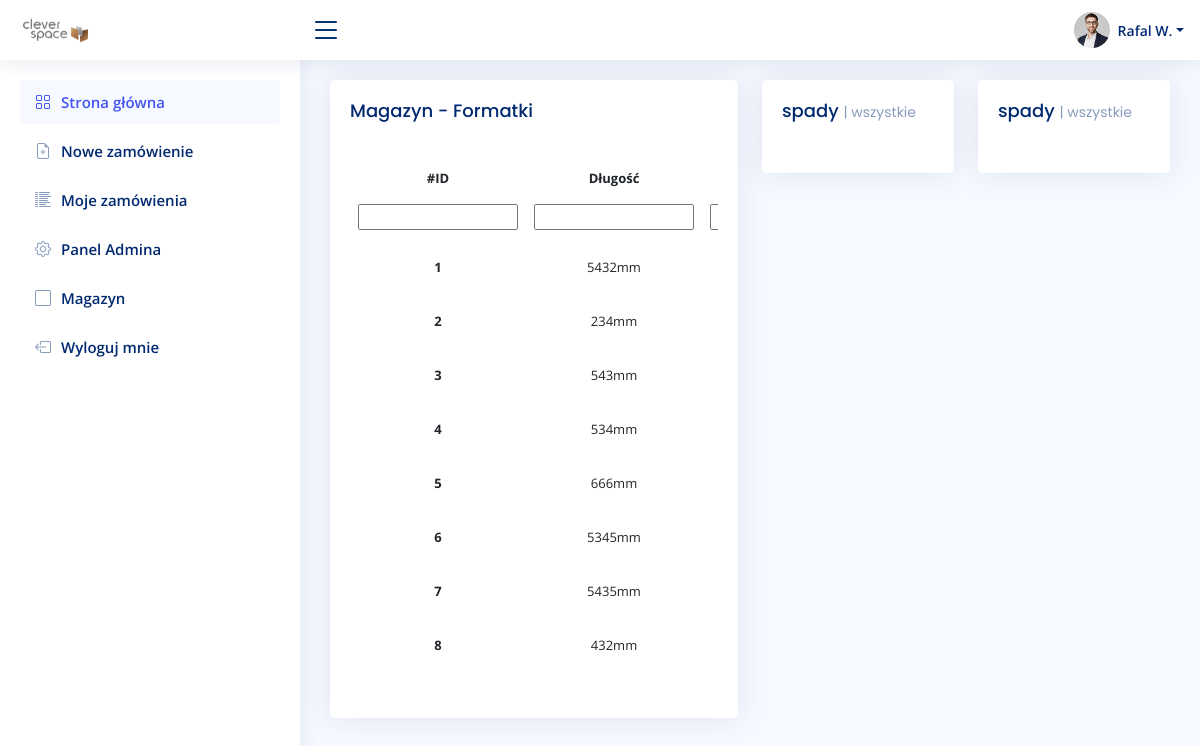
/stock/ (signed in), run on the app's committed database.
### account/models.py (models this page shows, shortened)
class UserBase(AbstractBaseUser, PermissionsMixin):
    email = models.EmailField(unique=True)
    first_name = models.CharField(max_length=150, blank=True)
    last_name = models.CharField(max_length=150, blank=True)
    phone_number = models.CharField(max_length=15, blank=True)
    postcode = models.CharField(max_length=12, blank=True)
    address_line_1 = models.CharField(max_length=150, blank=True)
    address_line_2 = models.CharField(max_length=150, blank=True)
    town_city = models.CharField(max_length=150, blank=True)
    is_active = models.BooleanField(default=True)
    is_staff = models.BooleanField(default=False)
    created = models.DateTimeField(auto_now_add=True)
    updated = models.DateTimeField(auto_now=True)
    objects = CustomAccountManager()
    USERNAME_FIELD = 'email'
    REQUIRED_FIELDS = ['first_name', 'last_name']
    class Meta:
        verbose_name = "Konto"
        verbose_name_plural = "Konta"

### stock/models.py (models this page shows, shortened)
class Stock(models.Model):
    stock_id = models.CharField(max_length=255, blank=True, null=True, unique=True)
    length = models.DecimalField(max_digits=4, decimal_places=0)
    width = models.DecimalField(max_digits=4, decimal_places=0)
    material = models.ForeignKey(Material, null=False, on_delete=models.CASCADE)

### stock/views.py (the view)
# urls.py: path('', staff_member_required(views.Stock.as_view()), name='stock'),
class Stock(ListView):
    model = Stock
    template_name = 'stock/home.html'
    def get_context_data(self, **kwargs):
        context = super().get_context_data(**kwargs)
        context['filter'] = StockFilter(self.request.GET, queryset=self.get_queryset())
        return context

### order/models.py (called while the page is built)
    def __str__(self):
        return self.short_name

### stock/templates/stock/home.html (shortened to what this page needs)
{% extends 'main.html' %}
{% load static %}
{% block content %}
<div class="row">
  <div class="col-sm-6">
    <div class="card recent-sales">
      <div class="card-body">
        <h5 class="card-title">Magazyn - Formatki </h5>
        <div class="dataTable-top">
        </div>
        <div class="table-responsive">
        <table class="table table-borderless">
          {% include 'stock/search.html' %}
          <thead>
            <tr>
              <th scope="col">#ID</th>
              <th scope="col">Długość</th>
              <th scope="col">Szerokość</th>
            </tr>
          </thead>
          <tbody>
            {% for stock in filter.qs %}
            <tr>
              <th scope="row">{{ stock.id }}</th>
              <td>{{ stock.length }}mm</td>
              <td>{{ stock.width }}mm</td>
            </tr>
            {% endfor %}
          </tbody>
        </table>
      </div>
      </div>
    </div>
  </div>
  <div class="col-sm-6">
    <div class="row">
      <div class="col-sm-6">
        <div class="card info-card">
          <div class="card-body">
            <h5 class="card-title">spady <span>| wszystkie</span></h5>
            <div class="d-flex align-items-center">
            </div>
          </div>
        </div>
      </div>
      <div class="col-sm-6">
        <div class="card info-card">
          <div class="card-body">
           <h5 class="card-title">spady <span>| wszystkie</span></h5>
            <div class="d-flex align-items-center">
            </div>
          </div>
        </div>
      </div>
    </div>
  </div>
</div>
{% endblock %}

### templates/navbar.html (shortened to what this page needs)
  {% load static %}
  <header id="header" class="header fixed-top d-flex align-items-center">
    <div class="d-flex align-items-center justify-content-between">
      <a href="{% url 'home' %}" class="logo d-flex align-items-center">
        <img src="{% static 'assets/img/logo.png' %}" alt="">
      </a>
      <i class="bi bi-list toggle-sidebar-btn"></i>
    </div>
    <nav class="header-nav ms-auto">
      <ul class="d-flex align-items-center">
        <li class="nav-item dropdown pe-3">
          <a class="nav-link nav-profile d-flex align-items-center pe-0" href="#" data-bs-toggle="dropdown">
            <img src="{% static 'assets/img/profile-img.jpg' %}" alt="Profile" class="rounded-circle">
            <span class="d-none d-md-block dropdown-toggle ps-2">{{ user.first_name }} {{ user.last_name.0 }}.</span>
          </a>
            </li>
          </ul>
    </nav>
  </header>
  <aside id="sidebar" class="sidebar">
    <ul class="sidebar-nav" id="sidebar-nav">
      <li class="nav-item">
        <a class="nav-link " href="{% url 'home' %}">
          <i class="bi bi-grid"></i>
          <span>Strona główna</span>
        </a>
      </li>
      <li class="nav-item">
        <a class="nav-link collapsed" href="{% url 'new' %}">
          <i class="bi bi-file-earmark-plus"></i>
          <span>Nowe zamówienie</span>
        </a>
      </li>
      <li class="nav-item">
        <a class="nav-link collapsed" href="{% url 'home' %}">
          <i class="bi bi-list-columns-reverse"></i>
          <span>Moje zamówienia</span>
        </a>
      </li>
      {% if user.is_staff %}
      <li class="nav-item">
        <a class="nav-link collapsed" href="{% url 'admin:index' %}">
          <i class="bi bi-gear"></i>
          <span>Panel Admina</span>
        </a>
      </li>
      <li class="nav-item">
        <a class="nav-link collapsed" href="{% url 'stock' %}">
          <i class="bi bi-square"></i>
          <span>Magazyn</span>
        </a>
      </li>
      {% endif %}
      <li class="nav-item">
        <a class="nav-link collapsed" href="{% url 'logout' %}">
          <i class="bi bi-box-arrow-left"></i>
          <span>Wyloguj mnie</span>
        </a>
      </li>
    </ul>
  </aside>

### static/assets/css/style.css (style rules this page uses)
:root { scroll-behavior: smooth; }
body { font-family: "Open Sans", sans-serif; background: #f6f9ff; color: #444444; }
a { color: #4154f1; text-decoration: none; }
h1, h2, h3, h4, h5, h6 { font-family: "Nunito", sans-serif; }
.card { margin-bottom: 30px; border: none; border-radius: 5px; box-shadow: 0px 0 30px rgba(1, 41, 112, 0.1); overflow: hidden; }
.card-title { padding: 20px 0 15px 0; font-size: 18px; font-weight: 500; color: #012970; font-family: "Poppins", sans-serif; }
.card-title span { color: #899bbd; font-size: 14px; font-weight: 400; }
.card-body { padding: 0 20px 20px 20px; }
.logo { line-height: 1; }
@media (min-width: 1200px) { .logo { width: 280px; } }
.logo img { max-height: 26px; margin-right: 6px; }
.header { transition: all 0.5s; z-index: 997; height: 60px; box-shadow: 0px 2px 20px rgba(1, 41, 112, 0.1); background-color: #fff; padding-left: 20px; }
.header .toggle-sidebar-btn { font-size: 32px; padding-left: 10px; cursor: pointer; color: #012970; }
.header-nav ul { list-style: none; }
.header-nav > ul { margin: 0; padding: 0; }
.header-nav .nav-profile { color: #012970; }
.header-nav .nav-profile img { max-height: 36px; }
.header-nav .nav-profile span { font-size: 14px; font-weight: 600; }
.sidebar { position: fixed; top: 60px; left: 0; bottom: 0; width: 300px; z-index: 996; transition: all 0.3s; padding: 20px; overflow-y: auto; scrollbar-width: thin; scrollbar-color: #aab7cf transparent; box-shadow: 0px 0px 20px rgba(1, 41, 112, 0.1); background-color: #fff; }
.sidebar-nav { padding: 0; margin: 0; list-style: none; }
.sidebar-nav li { padding: 0; margin: 0; list-style: none; }
.sidebar-nav .nav-item { margin-bottom: 5px; }
.sidebar-nav .nav-link { display: flex; align-items: center; font-size: 15px; font-weight: 600; color: #4154f1; transition: 0.3; background: #f6f9ff; padding: 10px 15px; border-radius: 4px; }
.sidebar-nav .nav-link i { font-size: 16px; margin-right: 10px; color: #4154f1; }
.sidebar-nav .nav-link.collapsed { color: #012970; background: #fff; }
.sidebar-nav .nav-link.collapsed i { color: #899bbd; }
.table { text-align: center; font-size: small; }

### data on the page
UserBase: first_name "Rafal", last_name.0 "W"
Stock: id "1", length "5432"
Stock: id "2", length "234"
Stock: id "3", length "543"
Stock: id "4", length "534"
Stock: id "5", length "666"
Stock: id "6", length "5345"
Stock: id "7", length "5435"
Stock: id "8", length "432"
